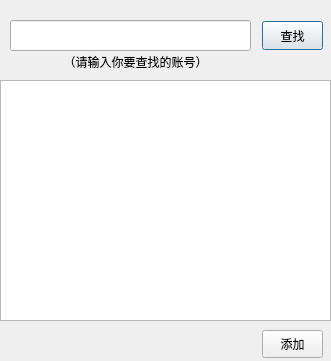
<?xml version="1.0" encoding="UTF-8"?>
<ui version="4.0">
 <class>AddfriendDlg</class>
 <widget class="QDialog" name="AddfriendDlg">
  <property name="geometry">
   <rect>
    <x>0</x>
    <y>0</y>
    <width>331</width>
    <height>361</height>
   </rect>
  </property>
  <property name="windowTitle">
   <string>Dialog</string>
  </property>
  <widget class="QLineEdit" name="lineEdit">
   <property name="geometry">
    <rect>
     <x>10</x>
     <y>20</y>
     <width>241</width>
     <height>31</height>
    </rect>
   </property>
   <property name="font">
    <font>
     <family>微软雅黑</family>
     <pointsize>11</pointsize>
    </font>
   </property>
  </widget>
  <widget class="QPushButton" name="pushButton">
   <property name="geometry">
    <rect>
     <x>262</x>
     <y>21</y>
     <width>61</width>
     <height>29</height>
    </rect>
   </property>
   <property name="text">
    <string>查找</string>
   </property>
  </widget>
  <widget class="QLabel" name="label">
   <property name="geometry">
    <rect>
     <x>20</x>
     <y>54</y>
     <width>231</width>
     <height>16</height>
    </rect>
   </property>
   <property name="text">
    <string>（请输入你要查找的账号）</string>
   </property>
   <property name="alignment">
    <set>Qt::AlignCenter</set>
   </property>
  </widget>
  <widget class="QListWidget" name="listWidget">
   <property name="geometry">
    <rect>
     <x>0</x>
     <y>80</y>
     <width>331</width>
     <height>241</height>
    </rect>
   </property>
  </widget>
  <widget class="QPushButton" name="pushButton_2">
   <property name="geometry">
    <rect>
     <x>262</x>
     <y>330</y>
     <width>61</width>
     <height>28</height>
    </rect>
   </property>
   <property name="text">
    <string>添加</string>
   </property>
  </widget>
 </widget>
 <resources/>
 <connections/>
</ui>
